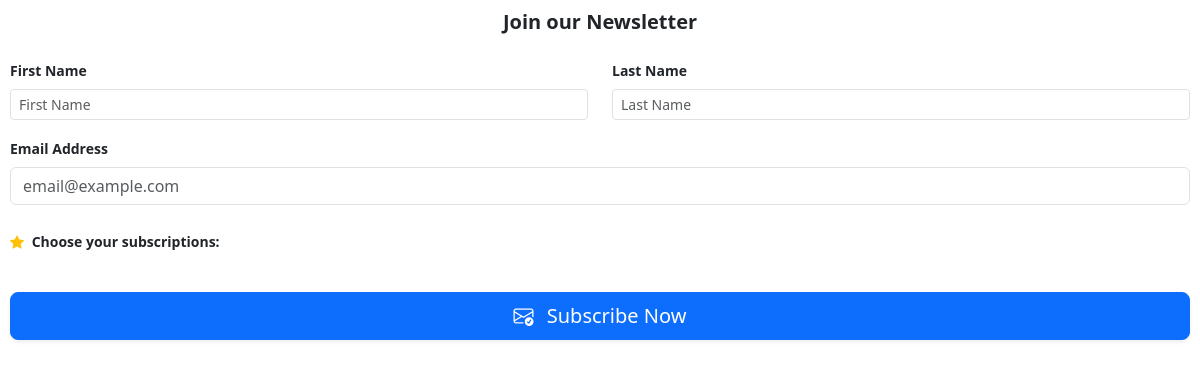
Page /subscription/iframe/2/3 on the earlier database version.
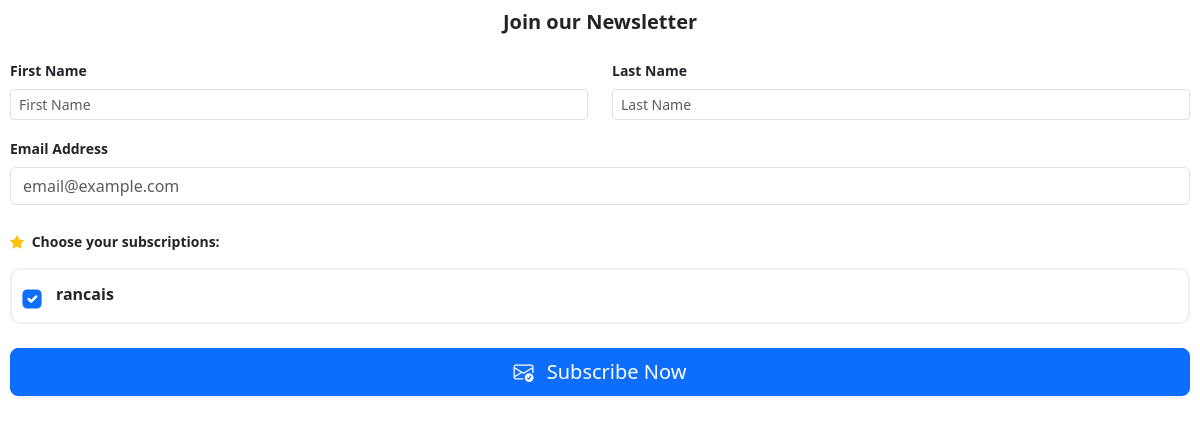
Same page on the later database version.
### models/contact.py (models this page shows, shortened)
class Group(db.Model):
    __tablename__ = 'groups'
    id = db.Column(db.Integer, primary_key=True)
    name = db.Column(db.String(64), nullable=False)
    user_id = db.Column(db.Integer, db.ForeignKey('users.id'), nullable=False)
    is_paid = db.Column(db.Boolean, default=False)
    price = db.Column(db.Float, default=0.0)
    currency = db.Column(db.String(3), default='eur')
    stripe_price_id = db.Column(db.String(128))
    description = db.Column(db.Text)
    welcome_email_subject = db.Column(db.String(128))
    welcome_email_body = db.Column(db.Text)
    smtp_config_id = db.Column(db.Integer, db.ForeignKey('smtp_configs.id'), nullable=True)
    smtp_config = db.relationship('SMTPConfig')
    subscriptions = db.relationship('Subscription', back_populates='group', cascade='all, delete-orphan')

### routes/subscription.py (the view, shortened to what this page needs)
@subscription.route('/iframe/<int:user_id>', methods=['GET', 'POST'])
@subscription.route('/iframe/<int:user_id>/<int:group_id>', methods=['GET', 'POST'])
def iframe_subscribe(user_id, group_id=None):
    user = User.query.get_or_404(user_id)
    if not group_id:
        group_id = request.args.get('group_id', type=int)
    lang = request.args.get('lang', 'en')
    if lang not in TRANSLATIONS: lang = 'en'
    t = TRANSLATIONS[lang]
    form = PublicSubscribeForm()
    form.first_name.label.text = t['first_name']
    form.last_name.label.text = t['last_name']
    form.email.label.text = t['email']
    form.submit.label.text = t['subscribe']
    if group_id:
        user_groups = Group.query.filter_by(user_id=user_id, id=group_id).all()
    else:
        user_groups = Group.query.filter_by(user_id=user_id).all()
    form.groups.choices = [(g.id, f"{g.name} ({g.price} {g.currency.upper()}{t['per_month']})" if g.is_paid else g.name) for g in user_groups]
    if group_id and request.method == 'GET':
        form.groups.data = [group_id]
    resp = make_response(render_template('subscription/iframe.html', form=form, user=user, t=t, lang=lang))
    resp.headers['X-Frame-Options'] = 'ALLOWALL'
    resp.headers['Content-Security-Policy'] = "frame-ancestors *"
    return resp

### routes/subscription.py
class PublicSubscribeForm(FlaskForm):
    first_name = StringField('First Name', validators=[DataRequired()])
    last_name = StringField('Last Name', validators=[DataRequired()])
    email = StringField('Email', validators=[DataRequired(), Email()])
    groups = MultiCheckboxField('Groups', coerce=int)
    submit = SubmitField('Subscribe')

### templates/subscription/iframe.html (shortened to what this page needs)
<!DOCTYPE html>
<html lang="{{ lang }}">
<head>
    <link href="https://cdn.jsdelivr.net/npm/bootstrap@5.3.0/dist/css/bootstrap.min.css" rel="stylesheet">
    <link rel="stylesheet" href="https://cdn.jsdelivr.net/npm/bootstrap-icons@1.11.1/font/bootstrap-icons.css">
</head>
<body>
    <div class="form-container" id="iframe-content">
        {% if success %}
            <div class="text-center py-4">
                <i class="bi bi-check-circle-fill text-success" style="font-size: 3rem;"></i>
                <h4 class="mt-3">{{ t.success }}</h4>
                <p class="text-muted">{{ t.success_msg }}</p>
            </div>
        {% else %}
            <h5 class="fw-bold mb-4 text-center">{{ t.title }}</h5>
            <form method="POST">
                <div class="row">
                    <div class="col-6 mb-3">
                        <label class="form-label small fw-bold">{{ t.first_name }}</label>
                        {{ form.first_name(class="form-control form-control-sm", placeholder=t.first_name) }}
                    </div>
                    <div class="col-6 mb-3">
                        <label class="form-label small fw-bold">{{ t.last_name }}</label>
                        {{ form.last_name(class="form-control form-control-sm", placeholder=t.last_name) }}
                    </div>
                </div>
                <div class="mb-4">
                    <label class="form-label small fw-bold">{{ t.email }}</label>
                    {{ form.email(class="form-control", placeholder="email@example.com") }}
                </div>
                <div class="mb-4">
                    <label class="form-label small fw-bold mb-3"><i class="bi bi-star-fill text-warning me-1"></i> {{ t.choose }}</label>
                    <div class="groups-list">
                        {% for subfield in form.groups %}
                            {% set group_id = subfield.data | int %}
                            {% set group = user.groups.filter_by(id=group_id).first() %}
                            <label class="group-card d-flex align-items-start w-100">
                                <div class="me-3 pt-1">{{ subfield(class="form-check-input") }}</div>
                                <div class="flex-grow-1">
                                    <div class="d-flex justify-content-between">
                                        <span class="fw-bold">{{ group.name }}</span>
                                    </div>
                                </div>
                            </label>
                        {% endfor %}
                    </div>
                </div>
                <div class="d-grid">
                    <button type="submit" class="btn btn-primary btn-lg shadow-sm">
                        <i class="bi bi-envelope-check me-2"></i> {{ t.subscribe }}
                    </button>
                </div>
            </form>
        {% endif %}
    </div>
</body>
</html>

Differences in the rows shown:
added Group: name "rancais"
